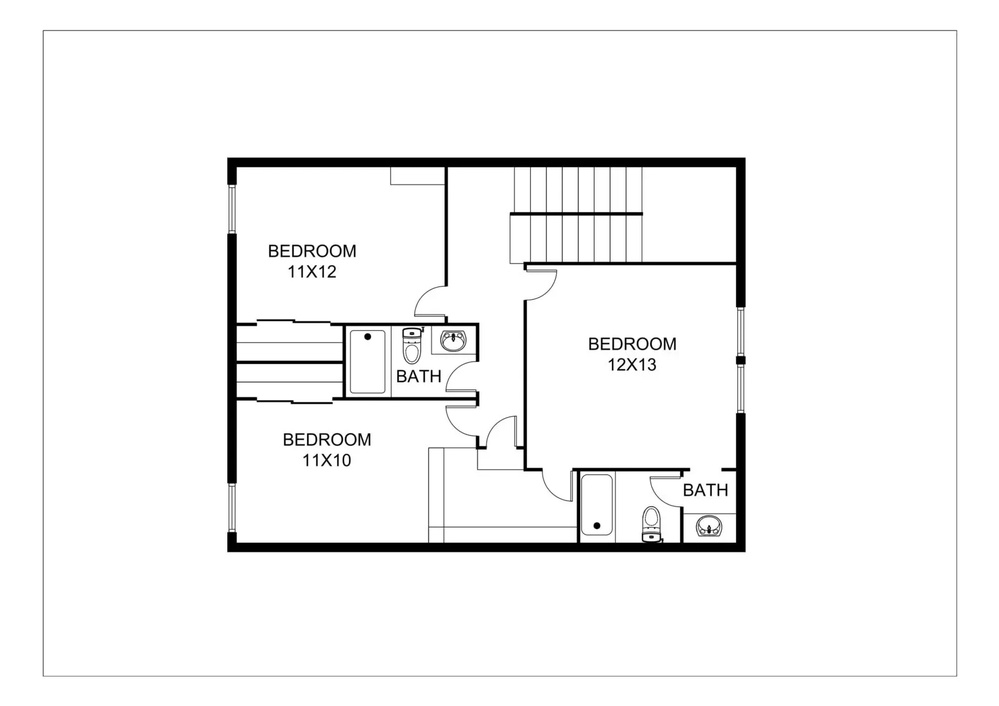
#> input picture plan.jpg, 999 x 706 px, shrunk from 1600 x 1131 before the run
$ python preprocess.py
#> lines starting #> are read from the running program, lines starting #| are printed output that depends on the picture; after the words box and inside, x2 and y2 are one past the last pixel; in counts of white or black regions, pixels touching at a corner belong together
import os
import cv2
import numpy as np
from PIL import Image

image_path = "plan.jpg"
image = cv2.imread(image_path)
#> image is the input picture: shape (706, 999, 3); min 0, max 255, mean 245

gray = cv2.cvtColor(image, cv2.COLOR_BGR2GRAY)

# [15 lines of commented-out code are left out]

output_folder = "preprocessed_images"
output_filename = "floor_plan_processed.png"
output_path = os.path.join(output_folder, output_filename)

# final_result.save(output_path)

# print(f"Image saved at: {output_path}")

_, binary = cv2.threshold(gray, 10, 255, cv2.THRESH_BINARY)
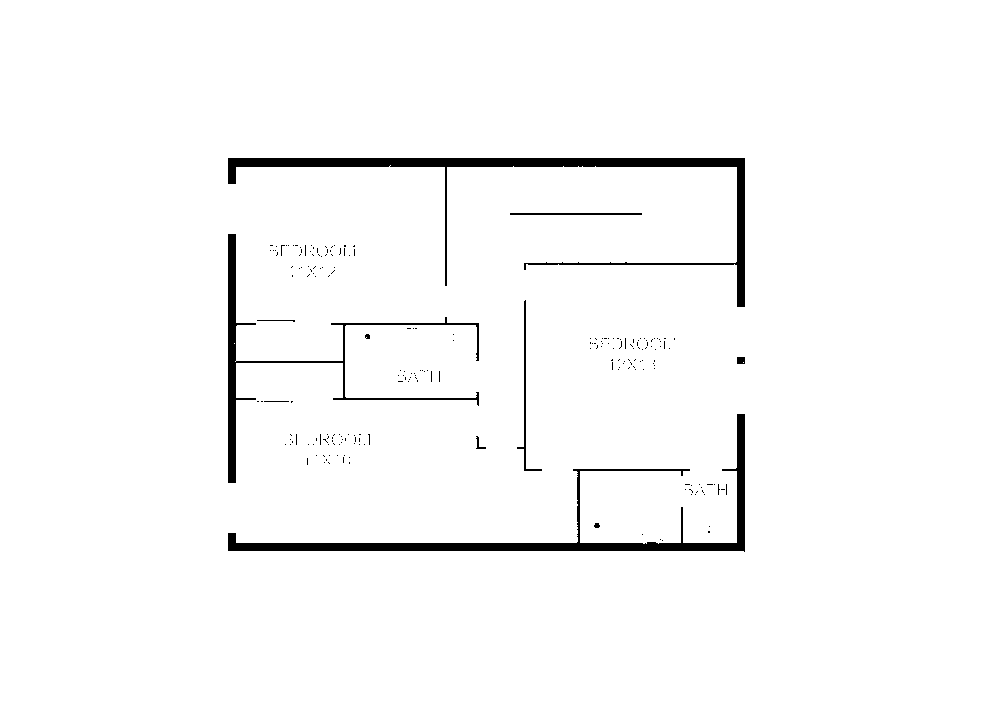
#> binary: shape (706, 999); 97.6% white; 219 black regions (208 under 20 px)

cv2.imwrite(output_path, binary)
print("done")

contours, _= cv2.findContours(binary, mode=cv2.RETR_TREE, method=cv2.CHAIN_APPROX_NONE)
#> contours = 269 contours, 247 with area under 20; largest, box (x1, y1, x2, y2) and area: (0, 0, 999, 706) 703590, (227, 157, 746, 308) 7596, (227, 413, 746, 553) 6698, (227, 233, 480, 484) 3952, (516, 299, 543, 472) 580

image_copy = binary.copy()

image_copy = cv2.drawContours(image_copy, contours, -1, (123, 0, 128), 2)
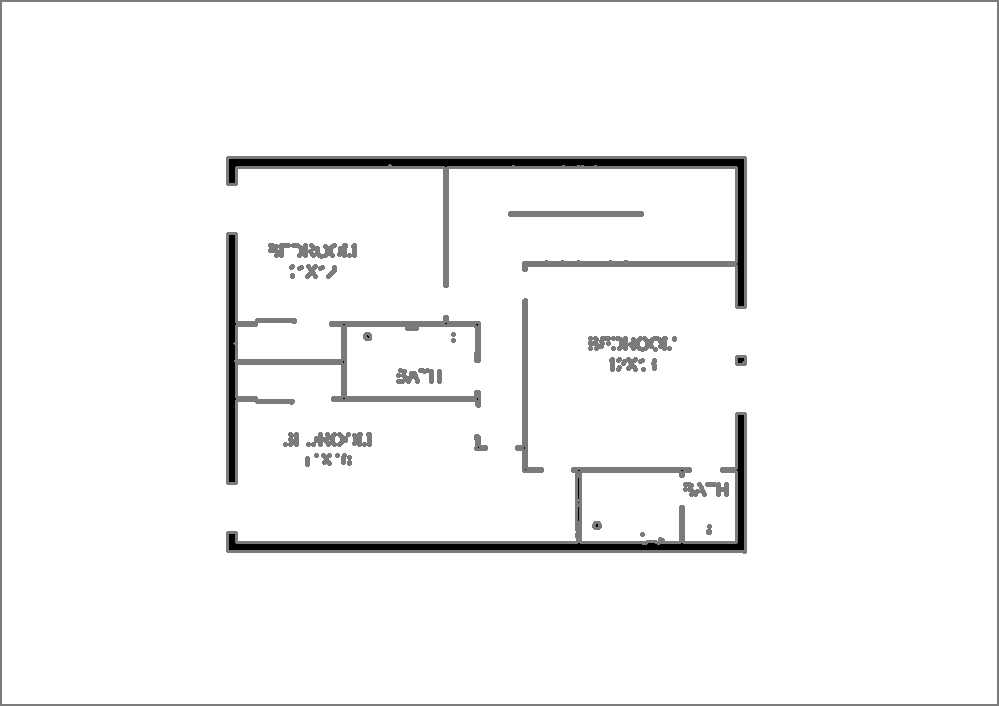
#> image_copy: shape (706, 999); 4.39% of pixels changed, all inside (x1, y1, x2, y2) = (0, 0, 999, 706)

cv2.imshow('CONTOUR', image_copy)
cv2.waitKey(0)
cv2.destroyAllWindows()
